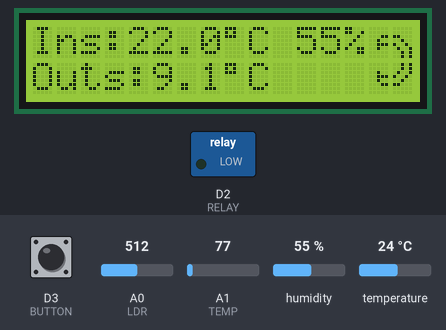
The program below on a simulated Arduino Uno R4 WiFi. Shown: 16×2 character LCD, switched loads named in the program (green lamp = pin HIGH). Inputs (shaded band) come from the test bench; at power-on: A0 (LDR) = 512, D3 (BUTTON) HIGH, A1 (TEMP) = 77, humidity 55 %, temperature 24 °C. What the program prints to the serial monitor is not drawn.

Above: at 4.3 s.
4.4 s: A0 (LDR) set to 783
7.7 s: A0 (LDR) set to 818
At 9.5 s:
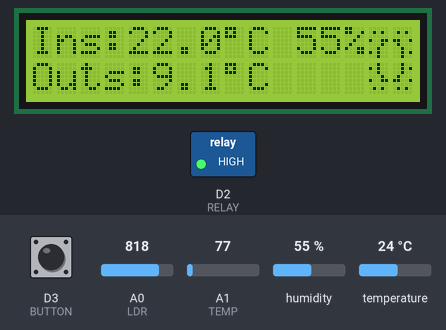
11.0 s: D3 (BUTTON) pulled LOW for 2.85 s
At 16.6 s:
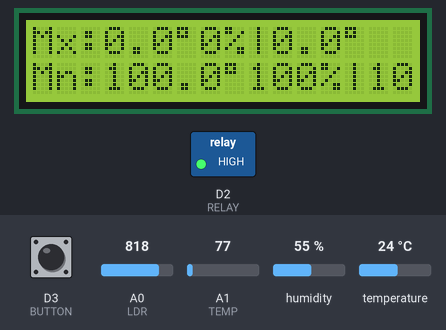
Timing chart, 0 to 18.1 s (numbered marks = the images above; inputs shaded):
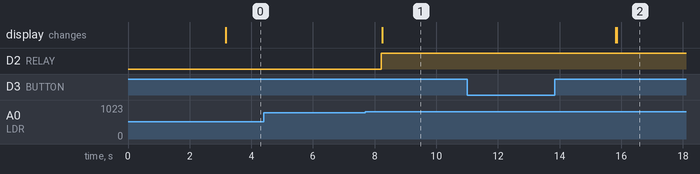

Measured:
- the behaviour switches between 800 and 801 on A0 (LDR) (found by bisection; images 0 and 1)
- after the input at 4.4 s, every drawn part: stays the same
- after the input at 7.7 s, D2 (RELAY): LOW → HIGH after 0.51 s; the display: changes after 0.54 s (image 1)
- after the input at 11.0 s, the display: first changes after 4.8 s (image 2 shows a later state)

The program:

main.cpp
```cpp
#include <Arduino.h>
#include <Adafruit_Sensor.h>
#include <DHT.h>
#include <DHT_U.h>
#include <LCD_I2C.h>
#include <Wire.h>

#define TEMP A1 //LM35 pin
#define dhtPin 8  //DHT sensor on pin 8
#define LDR A0 // LDR at port A0
int ldr;
int RELAY = 2; // RELAY at port 2
int BUTTON = 3;
//LCD
LCD_I2C lcd(0x27, 16, 2);
DHT dht(dhtPin, DHT22);
//global variable
bool buttonpress = true;
int hum;
float insideTemp, outsideTemp;
float maxTempOut;
float minTempOut = 100;
float maxTempIns;
float minTempIns = 100;
int maxHum;
int minHum = 100;
int buttonstate = 0;  //button state
//if screen has been cleared
bool refershed = false;

//For button to determin if held
const int buttonPin = 3;    // Pin number for the button
int buttonCounter = 0;      // Global variable to track button presses
bool isLongPressed = false; // Global variable to track long press
unsigned long pressedTime = 0;  // Time when the button was pressed
unsigned long releasedTime = 0; // Time when the button was released

//functions
int readDHT();
void getMaxIns(float insideTemp, double hum);
void disDHT();
void LIGHT();
void LM35read();
void display();
void isRefreshed();
void getMaxOut(float insideTemp);
//button functions
void buttonInterruptHandler();
void incrementCounterOnPress();
void checkLongPress();


byte sun1[] =
{
  B00000,
  B01010,
  B00000,
  B10011,
  B00010,
  B00100,
  B10100,
  B00100,
};
byte sun2[] =
{
  B00000,
  B01010,
  B00000,
  B11001,
  B01000,
  B00100,
  B00101,
  B00100,
};
byte sun3[] =
{
  B00100,
  B10100,
  B00100,
  B00010,
  B10011,
  B00000,
  B01010,
  B00000,
};
byte sun4[] =
{
  B00100,
  B00101,
  B00100,
  B01000,
  B11001,
  B00000,
  B01010,
  B00000,
};
byte moon1[] =
{
  B00000,
  B00000,
  B00011,
  B00100,
  B00111,
  B00100,
  B00000,
  B00000,
};
byte moon2[] =
{
  B00000,
  B00000,
  B11000,
  B00100,
  B10010,
  B01001,
  B00101,
  B00101,
};
byte moon3[] =
{
  B00000,
  B00000,
  B00100,
  B00111,
  B00100,
  B00011,
  B00000,
  B00000,
};
byte moon4[] =
{
  B00101,
  B00101,
  B01001,
  B10010,
  B00100,
  B11000,
  B00000,
  B00000,
};


void setup()
{
  Serial.begin(9600);
  lcd.begin();
  lcd.backlight();
  lcd.clear();
  dht.begin();
  //Switch to Internal 1.1V Reference
  analogReference(AR_INTERNAL);

  //LDR
  pinMode(RELAY, OUTPUT); // RELAY is output
  digitalWrite(RELAY, LOW); // RELAY OFF at beginning
  pinMode(BUTTON, INPUT_PULLUP); // BUTTON input

  //Sun/Moon characters
  lcd.createChar(0, sun1);
  lcd.createChar(1, sun2);
  lcd.createChar(2, sun3);
  lcd.createChar(3, sun4);
  lcd.createChar(4, moon1);
  lcd.createChar(5, moon2);
  lcd.createChar(6, moon3);
  lcd.createChar(7, moon4);
  //button
  attachInterrupt(digitalPinToInterrupt(buttonPin), buttonInterruptHandler, CHANGE);
  lcd.setCursor(0,0);
  lcd.print("Weather Station");
  delay(3000);
}

void loop() {
  display();
}

//gets and sets max and min values of DHT11 sensor
void getMaxIns(float insideTemp, double hum){
  if(insideTemp>maxTempIns){
    maxTempIns = insideTemp;
  }else if(insideTemp<minTempIns){
    minTempIns = insideTemp;
  }
  if(hum>maxHum){
    maxHum = hum;
  }else if(hum<minHum){
    minHum = hum;
  }
}

//gets and sets max and min values of LM35 sensor
void getMaxOut(float outsideTemp){
  if(outsideTemp>maxTempOut){
    maxTempOut = outsideTemp;
  }else if(outsideTemp<minTempOut){
    minTempOut = outsideTemp;
  }
}

//Resets max and min values
void resetMax(){
  maxTempIns = 0;
  minTempIns = 100;
  maxHum = 0;
  minHum = 100;
  maxTempOut = 0;
  minTempOut = 100;
}

//displays DHT11 sensor data
void disDHT(){
  if(readDHT()==1){   //1 means sensor read correctly
    lcd.setCursor(0,0);
    lcd.print("Ins:");
    lcd.print(insideTemp, 1);
    lcd.print((char)223);
    lcd.print("C ");
    lcd.print(hum);
    lcd.print("%");
    //delay(5000);
  }else{    //0 means sensor did not read correctly
    Serial.println("NOT read correctly");
    delay(3000);
  }
}

//Reads the DHT11 sensor
int readDHT(){
  hum = dht.readHumidity();   //rads data from sensor
  insideTemp = dht.readTemperature() - 2.0;
  if(isnan(hum) || isnan(insideTemp)){  //isnan checks if is not a number(error code for dht is not a number)
    return 0;
  }else {
    getMaxIns(insideTemp, hum);    //updates max/min values
    //getMaxOut(outsideTemp);
    return 1;
  }
}

void LIGHT()
{
  ldr = analogRead(LDR); // Read temperature
  Serial.print("ldr value:\n");
  Serial.println(ldr);
  if(ldr > 800) // If dark detected
  {
    digitalWrite(RELAY, HIGH); // RELAY ON
    lcd.setCursor(14,0);
    lcd.write(0);// sun
    lcd.write(1);
    lcd.setCursor(14, 1);
    lcd.write(2);
    lcd.write(3);
  }
  else
  {
    digitalWrite(RELAY, LOW); // RELAY OFF
    lcd.setCursor(14, 0);
    lcd.write(4); //moon
    lcd.write(5);
    lcd.setCursor(14, 1);
    lcd.write(6);
    lcd.write(7);
  }
}

//screen to display max/min values out+in
void disMax(){
  //DHT11 data
  lcd.setCursor(0,0);
  lcd.print("Mx:");
  lcd.print(maxTempIns, 1);
  lcd.print((char)223);
  lcd.print(maxHum);
  lcd.print("%|");
  //LM35 data
  lcd.print(maxTempOut, 1);
  lcd.print((char)223);
  //DHT11 data
  lcd.setCursor(0,1);
  lcd.print("Mn:");
  lcd.print(minTempIns, 1);
  lcd.print((char)223);
  lcd.print(minHum);
  lcd.print("%|");
  //LM35 data
  lcd.print(minTempOut, 1);
  lcd.print((char)223);
}

// depending on button state different screens are displayed
void display()
{
  //long press resets max/min values
  if (isLongPressed) {  //checks if the button was pressed for long
    isLongPressed = false; // Reset long press status for next detection
    isRefreshed();
    resetMax();
  }else if(buttonCounter == 0){   //displayes inside data
    isRefreshed();
    LIGHT();
    disDHT();
    LM35read();
  }else if(buttonCounter == 1){   //displays outside data
    isRefreshed();
    disMax();
  }
}

void LM35read()
{
  // read the input on analog pin 0:
  outsideTemp = analogRead(TEMP);
  //Calculate Temperature from TEMP value
  //Note that we use mV for Vref
  //Vin = TEMPresult*Vref/(2^10)
  //Temp(C) = Vin/(10) = TEMPresult*Vref/(1200*10) + 2
  outsideTemp = outsideTemp*1100/(1200*10.0) + 2.0;
  lcd.setCursor(0,1);
  lcd.print("Outs:");
  lcd.print(outsideTemp, 1);
  lcd.print((char)223);
  lcd.print("C");
  getMaxOut(outsideTemp);
  delay(2500);
}

//checks if screen has been cleared, to prevent flickering
void isRefreshed(){
  if(refershed == false){
    lcd.clear();
    refershed = true;
  }
}

//checks if button was pressed
void buttonInterruptHandler() {
  // Use this function to handle button press/release
  if (digitalRead(buttonPin) == LOW) { // Button pressed
    pressedTime = millis();
  } else { // Button released
    releasedTime = millis();
    checkLongPress();
    incrementCounterOnPress();
  }
}

//changes button counter
void incrementCounterOnPress() {
  buttonCounter++;
  refershed = false;
  if(isLongPressed == true){  //to go to screen max/min
    buttonCounter = 1;
  }
  if (buttonCounter >= 2) {
    buttonCounter = 0; // Reset counter to 0 if it reaches or exceeds 3
  }
}

// Function to check if the button has been long pressed
void checkLongPress() {
  unsigned long heldTime = releasedTime - pressedTime;
  if (heldTime >= 1000) {
    isLongPressed = true;
  }
}
```
